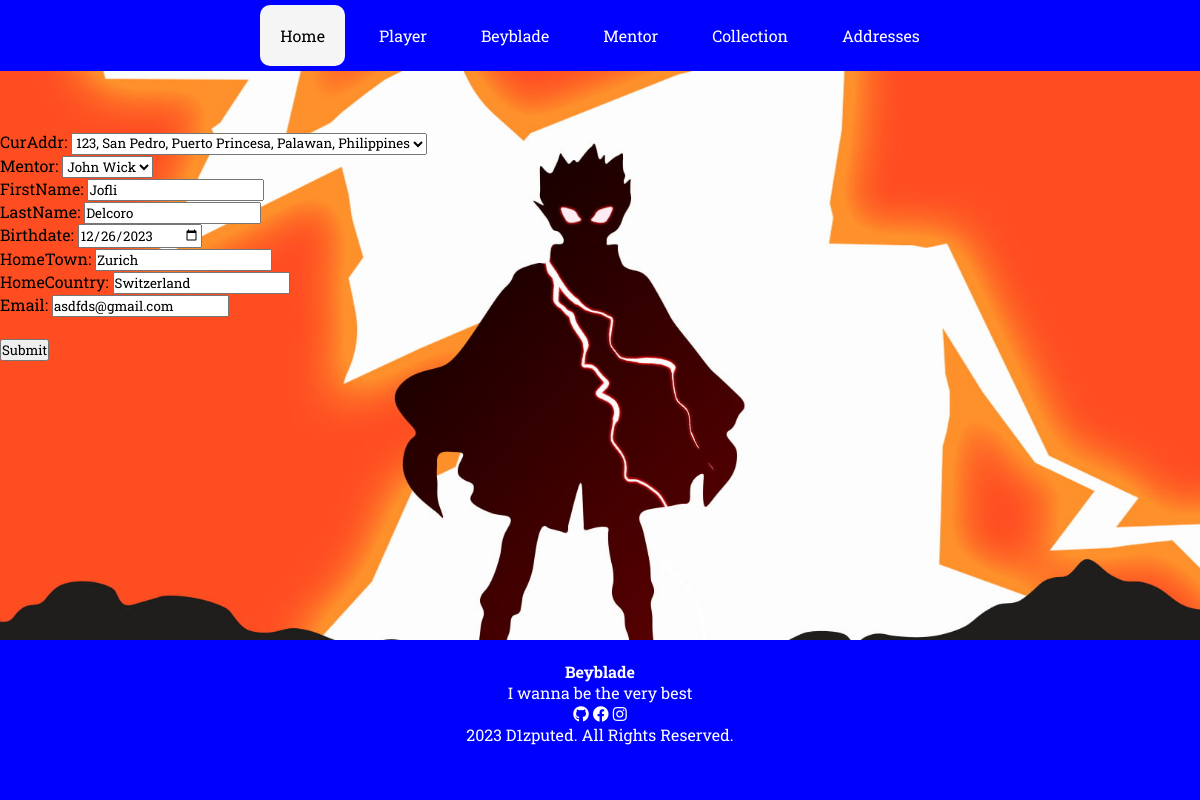
The page /player_list/1 on the database as committed earlier.
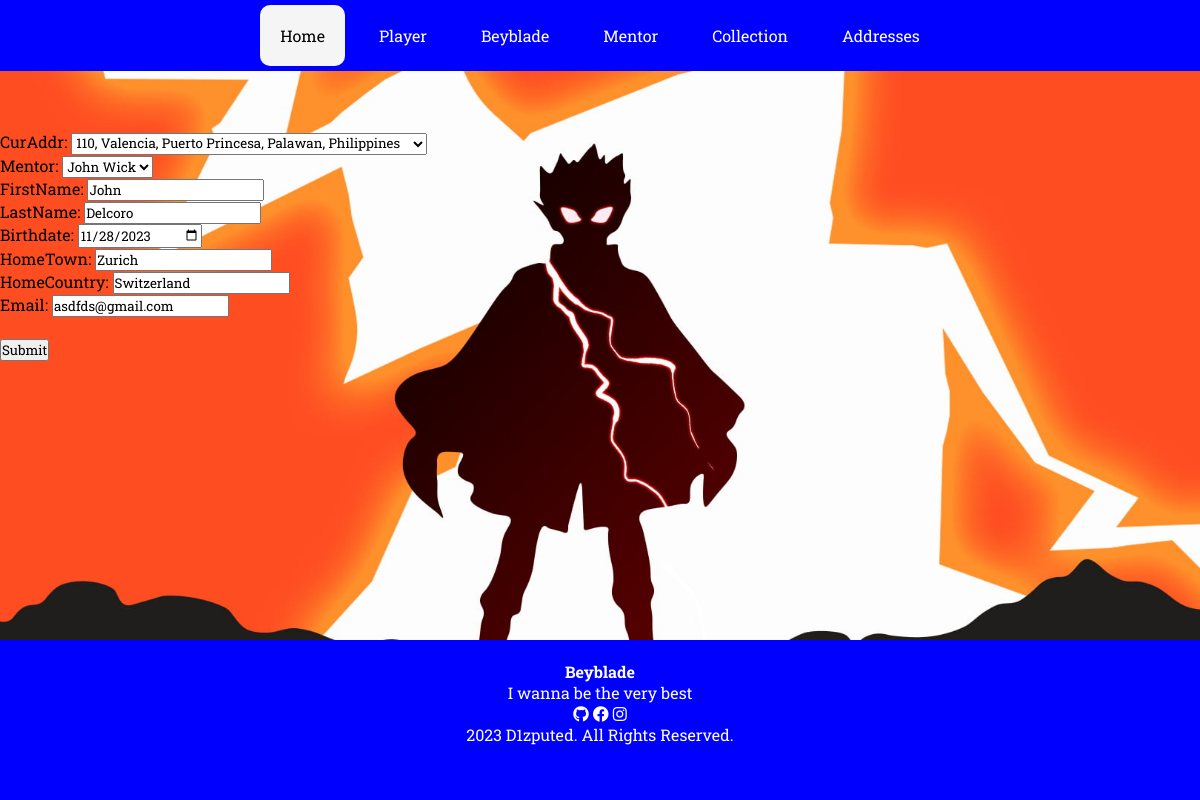
The same page on the database as committed later.
### beyblademasterapp/models.py (models this page shows, shortened)
class BaseModel(models.Model):
    created_at = models.DateTimeField(
        auto_now_add=True, db_index=True
    )
    updated_at = models.DateTimeField(auto_now=True)
    class Meta:
        abstract = True

class Player(BaseModel):
    curAddr = models.ForeignKey(CurAddress, blank=True, null=True, on_delete=models.CASCADE, related_name='%(class)s_player')
    mentor = models.ForeignKey(Mentor, blank=True, null=True, on_delete=models.CASCADE)
    firstName = models.CharField(max_length=50, null=True, blank=True)
    lastName = models.CharField(max_length=50, null=True, blank=True)
    birthdate = models.DateField(null=True, blank=True)
    homeTown = models.CharField(max_length=250, null=True, blank=True)
    homeCountry = models.CharField(max_length=250, null=True, blank=True)
    email = models.EmailField(max_length=100, null=True, blank=True)

### beyblademasterapp/views.py (the view)
# urls.py: path('player_list/<pk>', PlayerUpdateView.as_view(), name='player-update')
class PlayerUpdateView(UpdateView):
    model = Player
    form_class = PlayerForm
    template_name = 'player_edit.html'
    success_url = reverse_lazy('player-list')

### beyblademasterapp/forms.py
class PlayerForm(ModelForm):
    birthdate = forms.DateField(widget=forms.DateInput(attrs={'type': 'date'}))
    class Meta:
        model = Player
        fields = "__all__"

### beyblademasterapp/models.py (called while the page is built)
    def __str__(self):
        return ", ".join([str(self.houseNo), self.street, self.city, self.province, self.country])

    def __str__(self):
        return " ".join([self.firstName, self.lastName])

### beyblademasterapp/templates/player_edit.html (shortened to what this page needs)
{% extends 'base.html' %}
{% load static %}
{% block content %}
    <form role="form" class="" action="" method="post" novalidate>
        {% include 'includes/form.html' %}
        <br />
        <div class="form-group">
            <div class="col-md-12 col-sm-3">
                <button type='submit' class="btn btn-primary">Submit</button>
            </div>
        </div>
    </form>
{% endblock %}

### beyblademasterapp/templates/includes/form.html (shortened to what this page needs)
{% load widget_tweaks %}
    {% for field in form %}
    <div class="col-md-6">
        <div class="form-group">
        {% if field.field.widget.input_type == 'checkbox' %}
        <div class="form-check form-switch">
            {% render_field field class="form-check-input ms-auto" %}
            <label class="form-check-label text-body ms-3 text-truncate w-250 mb-0"
            for="flexSwitchCheckDefault5">{{ field.label_tag }}</label>
        </div>
        {% else %}
            <label for="example-text-input" class="form-control-label">{{ field.label_tag }}</label>
            {% render_field field class="form-control" %}
        {% endif %}
    </div>
    </div>
{% endfor %}

Rows that differ between the two databases and show on the page:
changed Player "John Wick": curAddr "123, San Pedro, Puerto Princesa, Palawan, Philippines" → "110, Valencia, Puerto Princesa, Palawan, Philippines"; firstName "Jofli" → "John"; birthdate "12/26/2023" → "11/28/2023"
